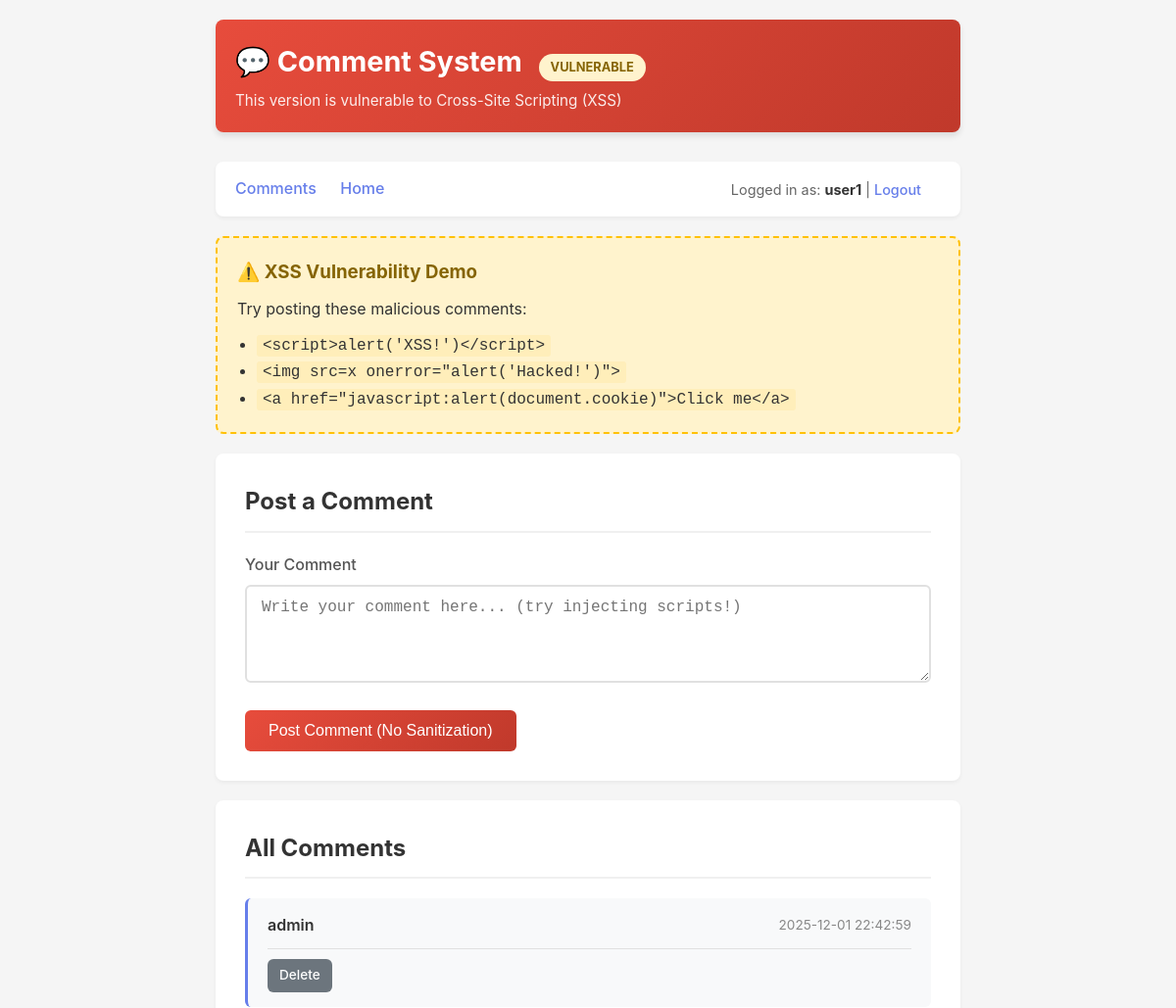
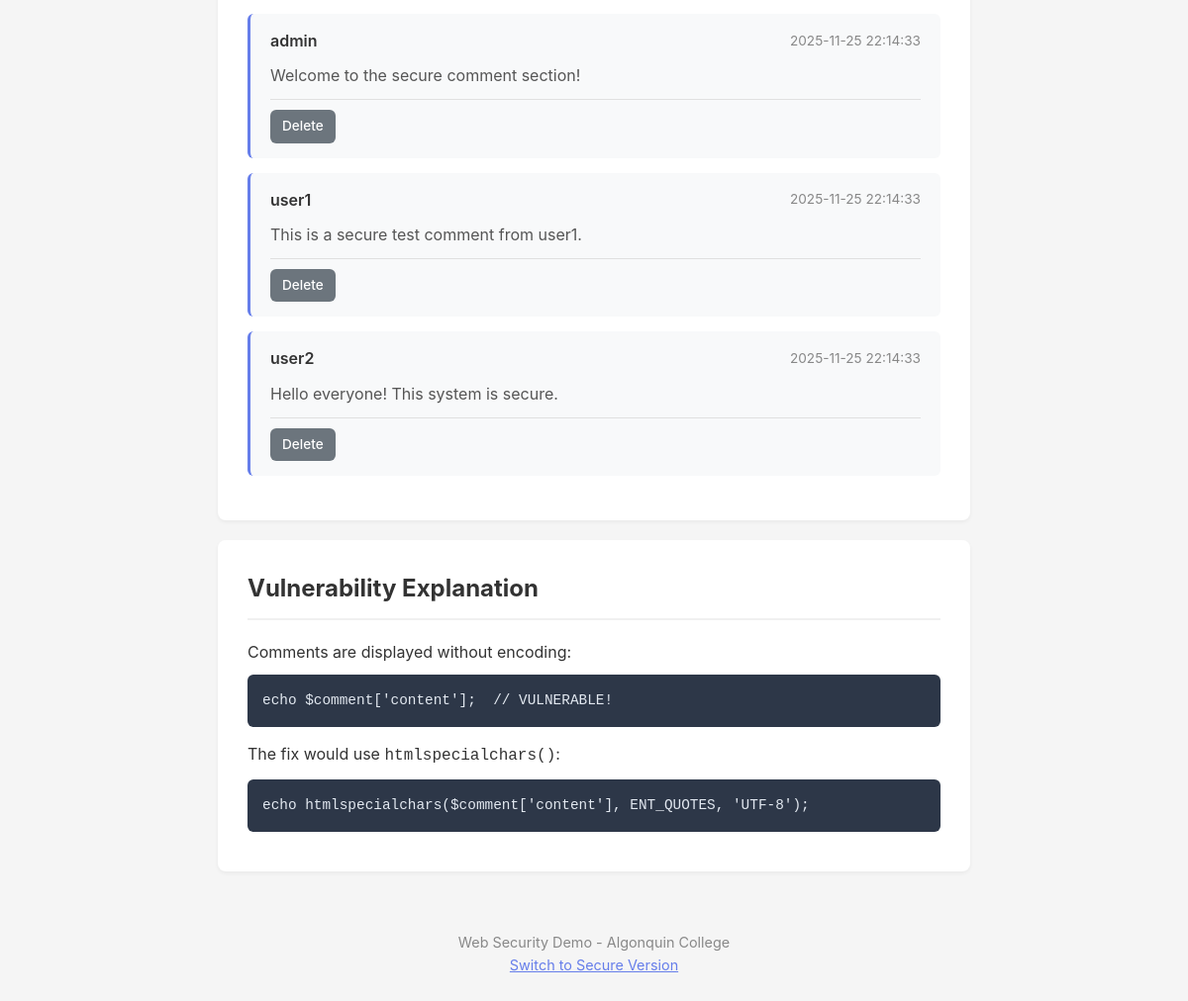
The app's page /vulnerable/comments.php (signed in) with its own data (2 pictures, top to bottom).
### tables this page shows
CREATE TABLE comments (
            id INTEGER PRIMARY KEY AUTOINCREMENT,
            user_id INTEGER NOT NULL,
            content TEXT NOT NULL,
            content_encrypted TEXT,
            created_at DATETIME DEFAULT CURRENT_TIMESTAMP,
            updated_at DATETIME DEFAULT CURRENT_TIMESTAMP,
            FOREIGN KEY (user_id) REFERENCES users(id)
        );

CREATE TABLE users (
            id INTEGER PRIMARY KEY AUTOINCREMENT,
            username TEXT NOT NULL UNIQUE,
            password_hash TEXT NOT NULL,
            email_encrypted TEXT,
            role TEXT DEFAULT 'user',
            created_at DATETIME DEFAULT CURRENT_TIMESTAMP,
            updated_at DATETIME DEFAULT CURRENT_TIMESTAMP
        );

### vulnerable/comments.php (the view, shortened to what this page needs)
<?php
require_once 'includes/db.php';
$comments = $db->query("
    SELECT c.*, u.username
    FROM comments c
    JOIN users u ON c.user_id = u.id
    ORDER BY c.created_at DESC
");
?>
<!DOCTYPE html>
<html lang="en">
<head>
    <link rel="stylesheet" href="assets/style.css">
</head>
<body>
    <div class="container">
        <header class="vulnerable">
            <h1>💬 Comment System <span class="badge badge-danger">VULNERABLE</span></h1>
            <p>This version is vulnerable to Cross-Site Scripting (XSS)</p>
        </header>
        <nav>
            <div>
                <a href="comments.php">Comments</a>
                <a href="index.php">Home</a>
            </div>
            <div class="user-info">
                Logged in as: <strong><?php echo $_SESSION['username']; ?></strong>
                | <a href="logout.php">Logout</a>
            </div>
        </nav>
        <div class="warning-box">
            <h3>⚠️ XSS Vulnerability Demo</h3>
            <p>Try posting these malicious comments:</p>
            <ul style="margin: 10px 0 0 20px;">
                <li><code>&lt;script&gt;alert('XSS!')&lt;/script&gt;</code></li>
                <li><code>&lt;img src=x onerror="alert('Hacked!')"&gt;</code></li>
                <li><code>&lt;a href="javascript:alert(document.cookie)"&gt;Click me&lt;/a&gt;</code></li>
            </ul>
        </div>
        <div class="card">
            <h2>Post a Comment</h2>
            <form action="comments.php" method="POST">
                <div class="form-group">
                    <label for="comment">Your Comment</label>
                    <textarea id="comment" name="comment" required
                              placeholder="Write your comment here... (try injecting scripts!)"></textarea>
                </div>
                <button type="submit" class="btn btn-danger">Post Comment (No Sanitization)</button>
            </form>
        </div>
        <div class="card">
            <h2>All Comments</h2>
            <?php
            while ($comment = $comments->fetchArray(SQLITE3_ASSOC)):
            ?>
                <div class="comment">
                    <div class="comment-header">
                        <span class="comment-author"><?php echo $comment['username']; ?></span>
                        <span class="comment-date"><?php echo $comment['created_at']; ?></span>
                    </div>
                    <div class="comment-content">
                        <?php
                        echo $comment['content'];
                        ?>
                    </div>
                    <div class="comment-actions">
                        <a href="comments.php?delete=<?php echo $comment['id']; ?>"
                           class="btn btn-sm btn-secondary"
                           onclick="return confirm('Delete this comment?')">Delete</a>
                    </div>
                </div>
            <?php endwhile; ?>
        </div>
        <div class="card">
            <h2>Vulnerability Explanation</h2>
            <p>Comments are displayed without encoding:</p>
            <pre>echo $comment['content'];  // VULNERABLE!</pre>
            <p style="margin-top: 15px;">
                The fix would use <code>htmlspecialchars()</code>:
            </p>
            <pre>echo htmlspecialchars($comment['content'], ENT_QUOTES, 'UTF-8');</pre>
        </div>
        <footer>
            <p>Web Security Demo - Algonquin College</p>
            <p><a href="../secure/comments.php">Switch to Secure Version</a></p>
        </footer>
    </div>
</body>
</html>

### vulnerable/assets/style.css (style rules this page uses)
* { margin: 0; padding: 0; box-sizing: border-box; }
body { font-family: -apple-system, BlinkMacSystemFont, 'Segoe UI', Roboto, Oxygen, Ubuntu, sans-serif; line-height: 1.6; color: #333; background-color: #f5f5f5; min-height: 100vh; }
.container { max-width: 800px; margin: 0 auto; padding: 20px; }
header { background: linear-gradient(135deg, #667eea 0%, #764ba2 100%); color: white; padding: 20px; margin-bottom: 30px; border-radius: 8px; box-shadow: 0 4px 6px rgba(0, 0, 0, 0.1); }
header.vulnerable { background: linear-gradient(135deg, #e74c3c 0%, #c0392b 100%); }
header h1 { font-size: 1.8rem; margin-bottom: 5px; }
header p { opacity: 0.9; font-size: 0.95rem; }
.badge { display: inline-block; padding: 4px 12px; border-radius: 20px; font-size: 0.8rem; font-weight: bold; text-transform: uppercase; margin-left: 10px; }
.badge-danger { background-color: #fff3cd; color: #856404; }
nav { background: white; padding: 15px 20px; margin-bottom: 20px; border-radius: 8px; box-shadow: 0 2px 4px rgba(0, 0, 0, 0.05); display: flex; justify-content: space-between; align-items: center; }
nav a { color: #667eea; text-decoration: none; margin-right: 20px; font-weight: 500; transition: color 0.2s; }
.user-info { color: #666; font-size: 0.9rem; }
.user-info strong { color: #333; }
.card { background: white; border-radius: 8px; box-shadow: 0 2px 4px rgba(0, 0, 0, 0.05); padding: 30px; margin-bottom: 20px; }
.card h2 { color: #333; margin-bottom: 20px; padding-bottom: 10px; border-bottom: 2px solid #f0f0f0; }
.form-group { margin-bottom: 20px; }
.form-group label { display: block; margin-bottom: 8px; font-weight: 500; color: #555; }
.form-group input, .form-group textarea { width: 100%; padding: 12px 15px; border: 2px solid #e0e0e0; border-radius: 6px; font-size: 1rem; transition: border-color 0.2s, box-shadow 0.2s; }
.form-group textarea { min-height: 100px; resize: vertical; }
.btn { display: inline-block; padding: 12px 24px; border: none; border-radius: 6px; font-size: 1rem; font-weight: 500; cursor: pointer; transition: transform 0.2s, box-shadow 0.2s; text-decoration: none; }
.btn-danger { background: linear-gradient(135deg, #e74c3c 0%, #c0392b 100%); color: white; }
.btn-secondary { background: #6c757d; color: white; }
.btn-sm { padding: 6px 12px; font-size: 0.85rem; }
.comment { background: #f8f9fa; border-radius: 6px; padding: 15px 20px; margin-bottom: 15px; border-left: 3px solid #667eea; }
.comment-header { display: flex; justify-content: space-between; align-items: center; margin-bottom: 10px; }
.comment-author { font-weight: 600; color: #333; }
.comment-date { font-size: 0.85rem; color: #888; }
.comment-content { color: #555; line-height: 1.6; }
.comment-actions { margin-top: 10px; padding-top: 10px; border-top: 1px solid #e0e0e0; }
.warning-box { background: #fff3cd; border: 2px dashed #ffc107; border-radius: 8px; padding: 20px; margin-bottom: 20px; }
.warning-box h3 { color: #856404; margin-bottom: 10px; }
.warning-box code { background: #ffeeba; padding: 2px 6px; border-radius: 3px; font-family: 'Courier New', monospace; }
pre { background: #2d3748; color: #e2e8f0; padding: 15px; border-radius: 6px; overflow-x: auto; font-family: 'Courier New', monospace; font-size: 0.9rem; margin: 10px 0; }
code { font-family: 'Courier New', monospace; }
a { color: #667eea; }
footer { text-align: center; padding: 20px; color: #888; font-size: 0.9rem; margin-top: 40px; }

### records on screen
comments: user.username "admin", created_at "2025-12-01 22:42:59"
comments: user.username "admin", created_at "2025-11-25 22:14:33", content "Welcome to the secure comment section!"
comments: user.username "user1", created_at "2025-11-25 22:14:33", content "This is a secure test comment from user1."
comments: user.username "user2", created_at "2025-11-25 22:14:33", content "Hello everyone! This system is secure."

### other values on screen
$_SESSION['username'] "user1"
